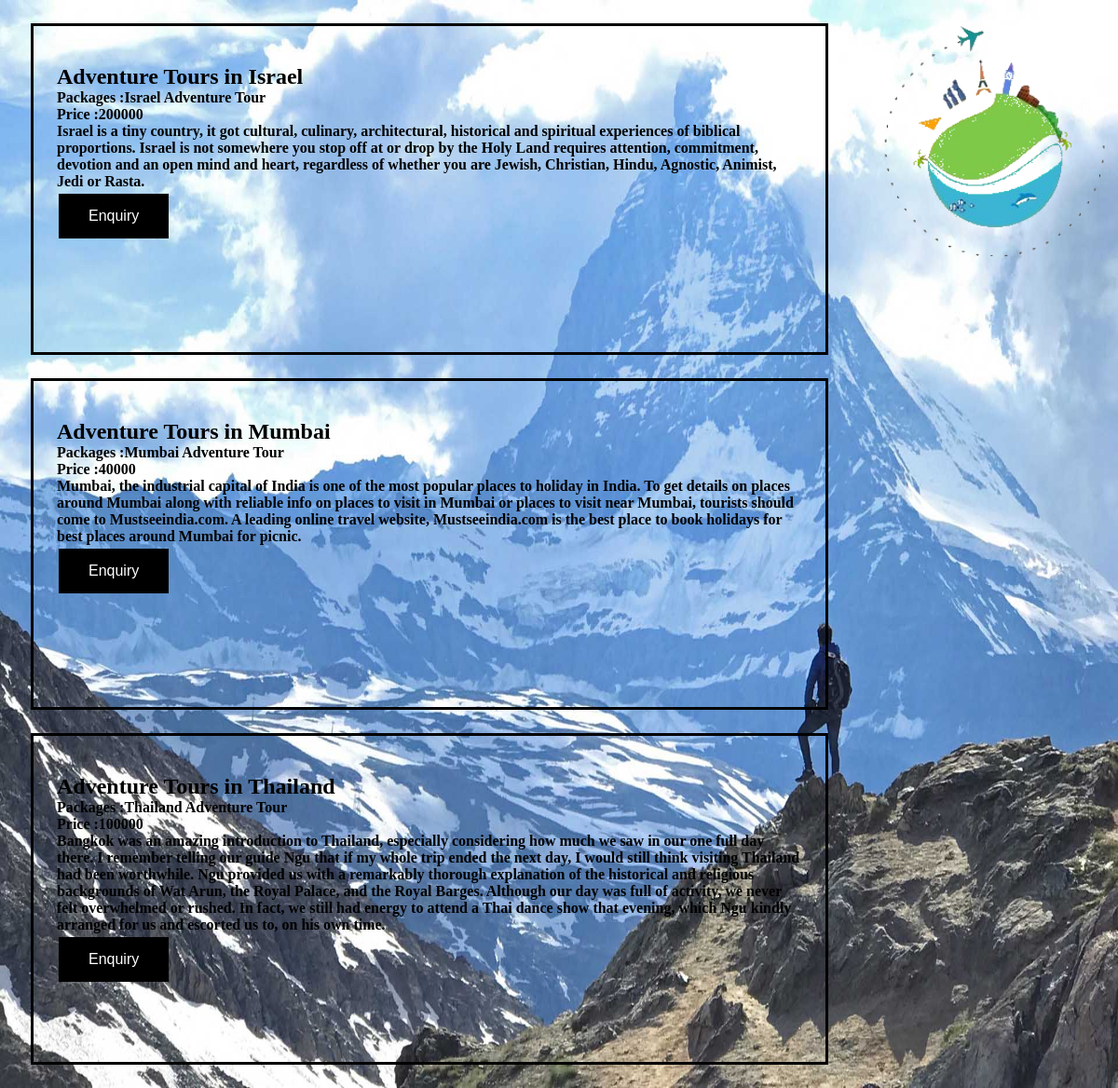
The app's page /accounts/adventuretour/ with its own data.
### accounts/models.py (models this page shows)
class Packagess(models.Model):
	category = models.ForeignKey(Category,on_delete=models.CASCADE)
	real_category=models.CharField(max_length=50)
	subcategory = models.CharField(max_length=200)
	packages = models.CharField(max_length=200)
	price = models.PositiveIntegerField()
	information = models.TextField()

### accounts/views.py (the view)
# urls.py: path('adventuretour/',views.adventuretour , name = "adventuretour"),
def adventuretour(request):
	categorya= Packagess.objects.filter(real_category='Adventure Tours')
	return render(request,'adventuretour.html',{'categorya': categorya})

### templates/adventuretour.html (shortened to what this page needs)
{% extends 'cat_template.html' %}
{% block content %}
	{% for post in categorya %}
	<div>
		<p ><font color="	#117A65	" size="+2"><b>{{ post.subcategory }}<b><br></font>
			<font color="#117A65">Packages :</font>{{ post.packages }}</br>
			<font color="#008080">Price :</font>{{ post.price }}</br>
			<font color="#117A65"></font>{{ post.information }}</br>
				<a href = "{% url 'app_new' %}" ><button class="button"  >Enquiry</button></a>
	</div>
	{% endfor %}
{% endblock %}

### accounts/static/cat.css (style rules this page uses)
div { width: 800px; border: 3px solid blue; border-color: black; padding: 25px; margin: 25px; height: 300px; }
font { color: black; }
.button { background-color: black; border: none; color: white; padding: 15px 32px; text-align: center; text-decoration: none; display: inline-block; font-size: 16px; margin: 4px 2px; cursor: pointer; background-color: black; }

### records on screen
Packagess: subcategory "Adventure Tours in Israel", packages "Israel Adventure Tour", price "200000", information "Israel is a tiny country, it got cultural, culinary, architectural, historical and spiritual experiences of biblical proportions. Israel is not somewhere you stop off at or drop by the Holy Land requires attention, commitment, devotion and an open mind and heart, regardless of whether you are Jewish, Christian, Hindu, Agnostic, Animist, Jedi or Rasta."
Packagess: subcategory "Adventure Tours in Mumbai", packages "Mumbai Adventure Tour", price "40000", information "Mumbai, the industrial capital of India is one of the most popular places to holiday in India. To get details on places around Mumbai along with reliable info on places to visit in Mumbai or places to visit near Mumbai, tourists should come to Mustseeindia.com. A leading online travel website, Mustseeindia.com is the best place to book holidays for best places around Mumbai for picnic."
Packagess: subcategory "Adventure Tours in Thailand", packages "Thailand Adventure Tour", price "100000", information "Bangkok was an amazing introduction to Thailand, especially considering how much we saw in our one full day there. I remember telling our guide Ngu that if my whole trip ended the next day, I would still think visiting Thailand had been worthwhile. Ngu provided us with a remarkably thorough explanation of the historical and religious backgrounds of Wat Arun, the Royal Palace, and the Royal Barges. Although our day was full of activity, we never felt overwhelmed or rushed. In fact, we still had energy to attend a Thai dance show that evening, which Ngu kindly arranged for us and escorted us to, on his own time."
